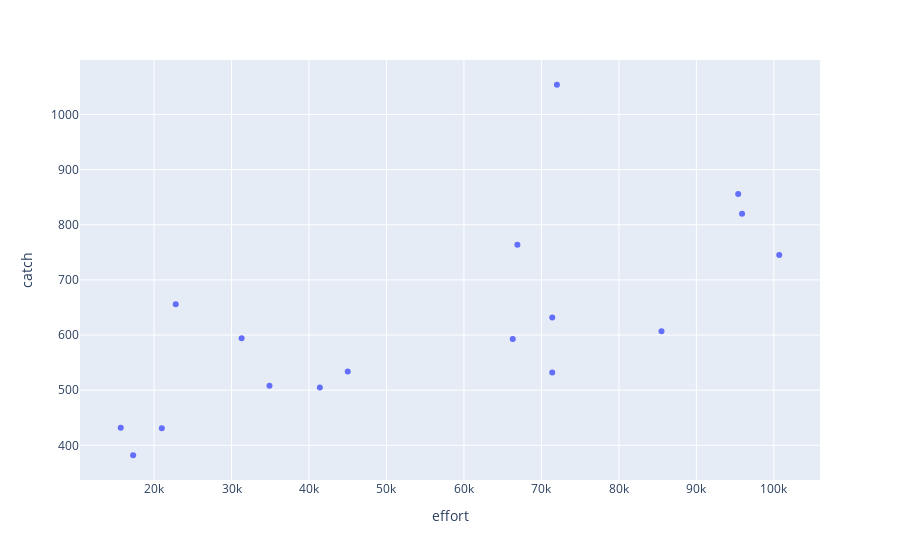

The notebook cell saved with this chart:
### Markdown cell above
So the from "Fisheries Biology, Assessment and Management" we get the following example data:

### Code cell
C = np.array([432, 382, 431, 656, 594, 508, 505, 534, 593, 764, 532, 632, 1054, 607, 856, 820, 745])
F = np.array([15700, 17300, 21000, 22800, 31300, 34900, 41400, 45000, 66300, 66900, 71400, 71400, 72000, 85500, 95400, 95900, 100700])
fisheries_data = pd.DataFrame(np.array([C, F]).T, columns=['catch', 'effort'])
fisheries_data['case'] = 'actuals'
px.scatter(fisheries_data, x='effort', y='catch')

### Figure 1 — Plotly figure (JSON) as saved in the notebook; plotly's stock layout.template omitted (floating-point values rounded to 4 significant figures)
{"data": [{"hovertemplate": "effort=%{x}<br>catch=%{y}<extra></extra>", "legendgroup": "", "marker": {"color": "#636efa", "symbol": "circle"}, "mode": "markers", "name": "", "orientation": "v", "showlegend": false, "type": "scatter", "x": [15700, 17300, 21000, 22800, 31300, 34900, 41400, 45000, 66300, 66900, 71400, 71400, 72000, 85500, 95400, 95900, 100700], "xaxis": "x", "y": [432, 382, 431, 656, 594, 508, 505, 534, 593, 764, 532, 632, 1054, 607, 856, 820, 745], "yaxis": "y"}], "layout": {"legend": {"tracegroupgap": 0}, "margin": {"t": 60}, "xaxis": {"anchor": "y", "domain": [0, 1], "title": {"text": "effort"}}, "yaxis": {"anchor": "x", "domain": [0, 1], "title": {"text": "catch"}}}}
